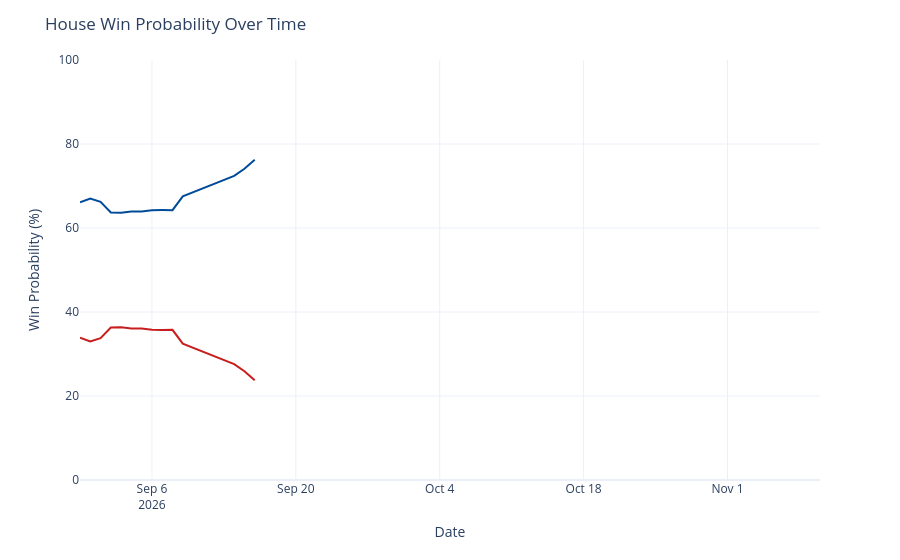

The cell this chart's notebook holds for it:
### Code cell
chance_over_time = output_ts[(output_ts['geo'] == 'US House') &
                             (output_ts['type'] == 'chance')]
chance_over_time['rep_chance'] = chance_over_time['y'].map(lambda x: 100 - x)
chance_over_time = chance_over_time.rename({'y': 'Democrats', 'rep_chance': 'Republicans'}, axis=1)
chance_time_ser = px.line(chance_over_time, x='date', y=['Democrats', 'Republicans'], template='plotly_white',
                         color_discrete_map={'Democrats': '#004b97', 'Republicans': '#c71e1d'},)
chance_time_ser.update_traces(hovertemplate="%{y:.1f}%")
chance_time_ser.update_layout(
    xaxis=dict(range=[pd.to_datetime('2026-08-30'), pd.to_datetime('2026-11-10')]),
    yaxis=dict(range=[0, 100]),
    xaxis_title='Date',
    yaxis_title='Win Probability (%)',
    title=dict(text="House Win Probability Over Time"),
    hovermode="x",
    showlegend=False
)
chance_time_ser

### Figure 1 — Plotly figure (JSON) as saved in the notebook; plotly's stock layout.template omitted (floating-point values rounded to 4 significant figures)
{"data": [{"hovertemplate": "%{y:.1f}%", "legendgroup": "Democrats", "line": {"color": "#004b97", "dash": "solid"}, "marker": {"symbol": "circle"}, "mode": "lines", "name": "Democrats", "orientation": "v", "showlegend": true, "type": "scatter", "x": ["2026-08-30", "2026-08-31", "2026-09-01", "2026-09-02", "2026-09-03", "2026-09-04", "2026-09-05", "2026-09-06", "2026-09-07", "2026-09-08", "2026-09-09", "2026-09-14", "2026-09-15", "2026-09-16"], "xaxis": "x", "y": [66.12, 67.02, 66.25, 63.69, 63.65, 63.91, 63.91, 64.23, 64.27, 64.25, 67.54, 72.39, 74.1, 76.27], "yaxis": "y"}, {"hovertemplate": "%{y:.1f}%", "legendgroup": "Republicans", "line": {"color": "#c71e1d", "dash": "solid"}, "marker": {"symbol": "circle"}, "mode": "lines", "name": "Republicans", "orientation": "v", "showlegend": true, "type": "scatter", "x": ["2026-08-30", "2026-08-31", "2026-09-01", "2026-09-02", "2026-09-03", "2026-09-04", "2026-09-05", "2026-09-06", "2026-09-07", "2026-09-08", "2026-09-09", "2026-09-14", "2026-09-15", "2026-09-16"], "xaxis": "x", "y": [33.88, 32.98, 33.75, 36.31, 36.35, 36.09, 36.09, 35.77, 35.73, 35.75, 32.46, 27.61, 25.9, 23.73], "yaxis": "y"}], "layout": {"hovermode": "x", "legend": {"title": {"text": "variable"}, "tracegroupgap": 0}, "margin": {"t": 60}, "showlegend": false, "title": {"text": "House Win Probability Over Time"}, "xaxis": {"anchor": "y", "domain": [0, 1], "range": ["2026-08-30T00:00:00", "2026-11-10T00:00:00"], "title": {"text": "Date"}}, "yaxis": {"anchor": "x", "domain": [0, 1], "range": [0, 100], "title": {"text": "Win Probability (%)"}}}}
